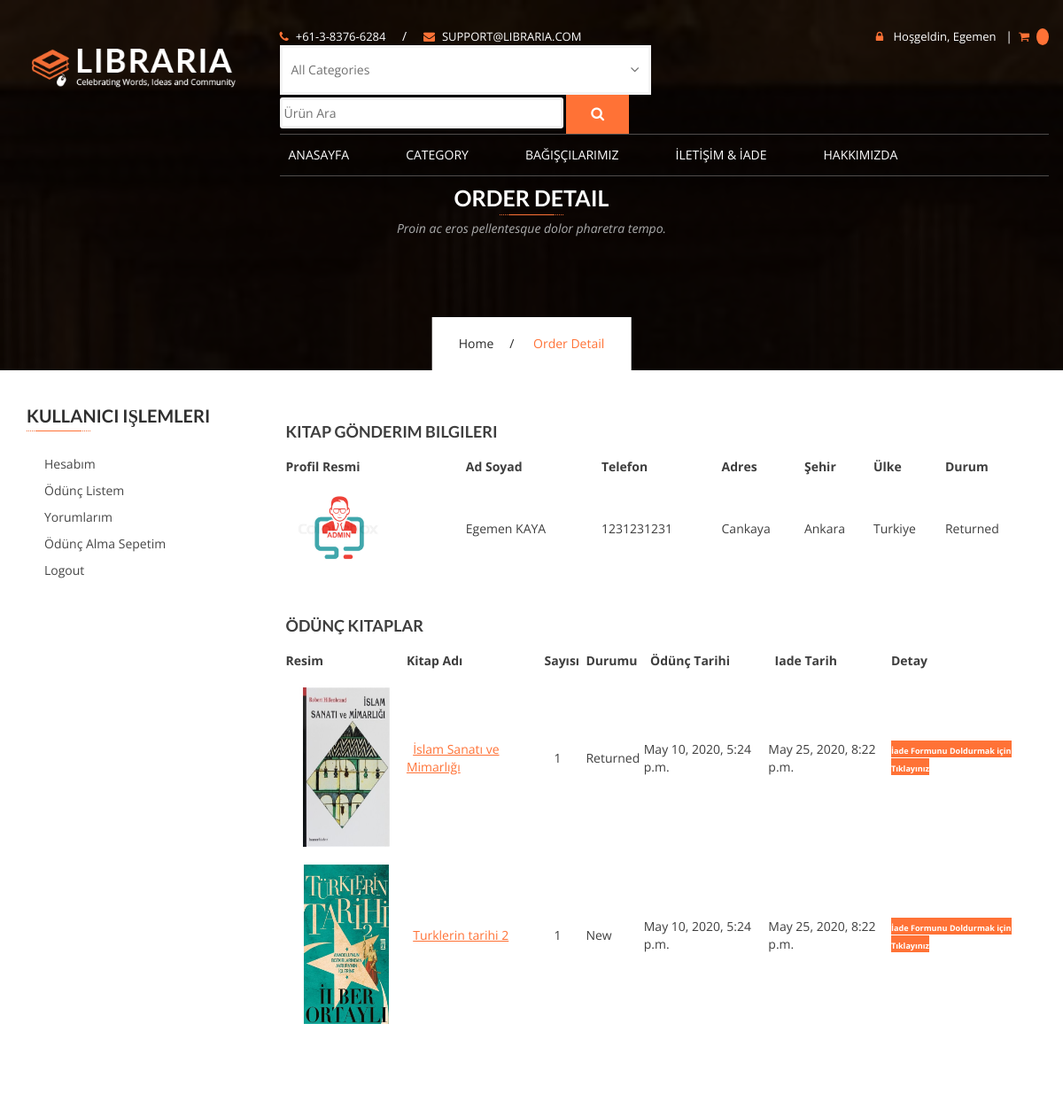
The app's page /user/orderdetail/30 (signed in, upper part), older data.
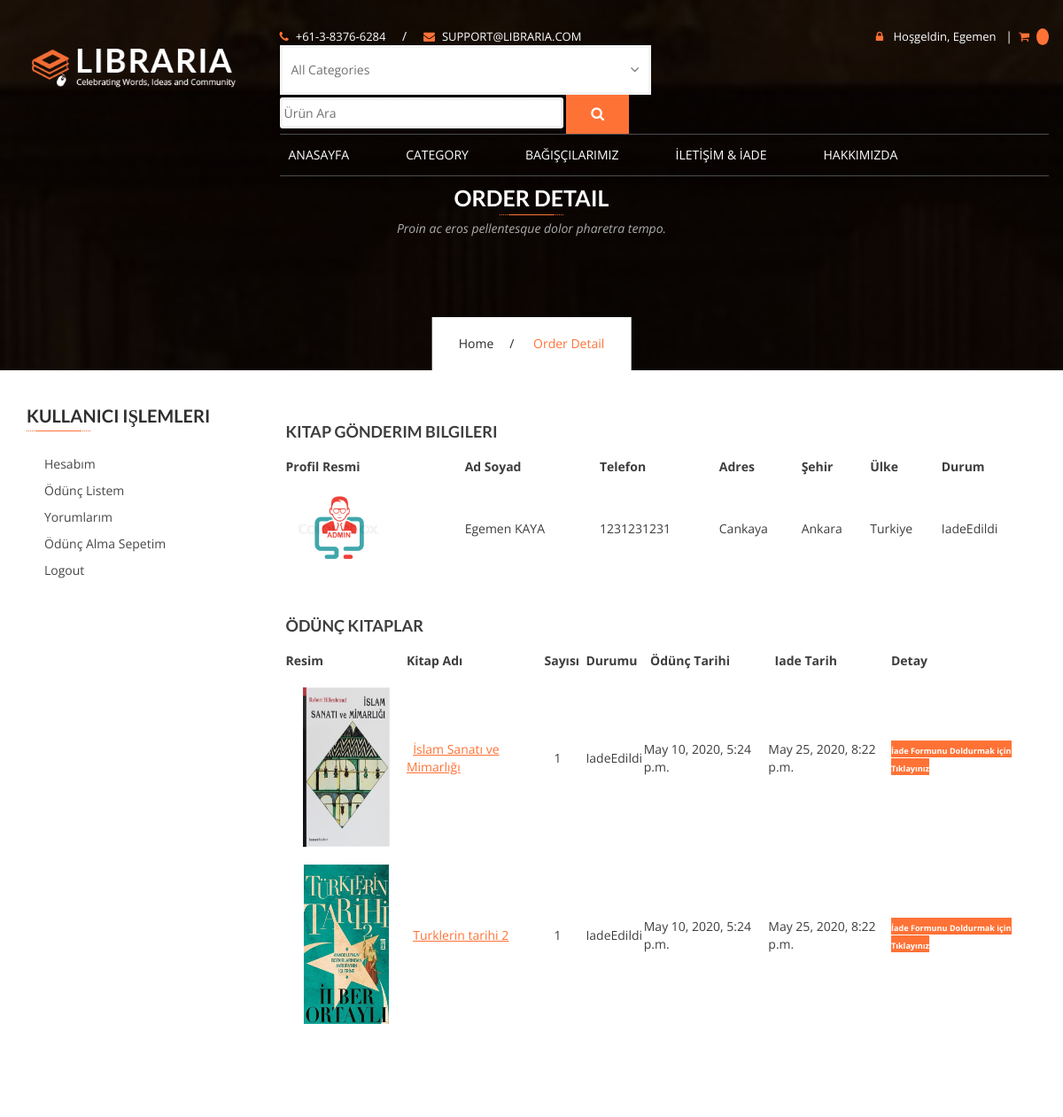
The same page, newer data.
### order/models.py (models this page shows, shortened)
class Order(models.Model):
    STATUS = (
        ('New','New'),
        ('Kabul', 'Kabul'),
        ('IadeEdildi', 'IadeEdildi'),
        ('Iptal', 'Iptal'),
    )
    user = models.ForeignKey(User, on_delete=models.SET_NULL, null=True)
    code = models.CharField(max_length=5, editable=False)
    first_name = models.CharField(max_length=30)
    last_name = models.CharField(max_length=30)
    phone = models.CharField(blank=True, max_length=20)
    address = models.CharField(blank=True, max_length=150)
    city = models.CharField(blank=True, max_length=20)
    country = models.CharField(blank=True, max_length=20)
    total = models.FloatField()
    status = models.CharField(max_length=10, choices=STATUS, default='New')
    ip = models.CharField(blank=True, max_length=20)
    create_at = models.DateTimeField(auto_now_add=True)
    update_at = models.DateTimeField(auto_now=True)
    teslim_tarih = models.DateTimeField(default=datetime.now() + timedelta(days=15))

class OrderProduct(models.Model):
    STATUS = (
        ('New','New'),
        ('Kabul', 'Kabul'),
        ('IadeEdildi', 'IadeEdildi'),
        ('Iptal', 'Iptal'),
    )
    order = models.ForeignKey(Order,on_delete=models.CASCADE)
    user = models.ForeignKey(User, on_delete=models.CASCADE)
    product = models.ForeignKey(Product, on_delete=models.CASCADE)
    quantity = models.IntegerField()
    status = models.CharField(max_length=10, choices=STATUS, default='New')
    create_at = models.DateTimeField(auto_now_add=True)
    update_at = models.DateTimeField(auto_now=True)
    teslim_tarih = models.DateTimeField(default=datetime.now()+timedelta(days=15))

### books/models.py (models this page shows, shortened)
class Product(models.Model):
    STATUS = (
        ('True', 'Evet'),
        ('False', 'Hayır'),
    )
    category = models.ForeignKey(Category,on_delete=models.CASCADE)
    title = models.CharField(max_length=150)
    keywords = models.CharField(blank=True,max_length=255)
    description = models.CharField(blank=True,max_length=255)
    image = models.ImageField(blank=True, upload_to='images/')
    amount = models.IntegerField()
    slug = models.SlugField(null=False,unique=True)
    detail = RichTextUploadingField()
    status = models.CharField(max_length=10,choices=STATUS)
    create_at = models.DateTimeField(auto_now_add=True)
    update_at = models.DateTimeField(auto_now=True)
    def image_tag(self):
        return mark_safe('<img src="{}" height="50"/>'.format(self.image.url))
    image_tag.short_description = 'Image'

### user/views.py (the view)
# urls.py: path('orderdetail/<int:id>',views.orderdetail, name='orderdetail'),
@login_required(login_url='/login')
def orderdetail(request,id):
    category = Category.objects.all()
    current_user = request.user
    profile = UserProfile.objects.get(user_id=current_user.id)
    order = Order.objects.get(user_id=current_user.id, id=id)
    orderitems = OrderProduct.objects.filter(order_id=id)
    context = {
        'category': category,
        'order': order,
        'orderitems': orderitems,
        'profile': profile
    }
    return render(request, 'user_order_detail.html', context)

### user/templates/user_order_detail.html (shortened to what the changed rows need)
{% extends "homebase.html" %}
{% block content %}
        <section class="page-banner services-banner">
            <div class="container">
                <div class="banner-header">
                    <h2>Order Detail</h2>
                </div>
            </div>
        </section>
        <div id="content" class="site-content">
            <div id="primary" class="content-area">
                <main id="main" class="site-main">
                    <div class="main-news-list">
                        <div class="container">
                            <div class="row">
                                <div class="col-md-9 col-md-push-3"><br><br><br>
                                <table class="event-table cart">
                                                        <thead>
                                                            <tr>
                                                                <th class="product-name">Profil Resmi</th>
                                                                <th class="product-name">Ad Soyad</th>
                                                                <th class="product-name">Telefon</th>
                                                                <th class="product-name">Adres</th>
                                                                <th class="product-name">Şehir</th>
                                                                <th class="product-name">Ülke</th>
                                                                <th class="product-name">Durum</th>
                                                            </tr>
                                                        </thead>
                                                        <tbody>
                                                            <tr>
                                                                <td data-title="date-time">
                                                                    <img src="{{ profile.image.url }}" style="width: 120px;height: 120px">
                                                                </td>
                                                                <td data-title="event">
                                                                    {{order.first_name}} {{ order.last_name }}
                                                                </td>
                                                                <td data-title="event">
                                                                    {{order.phone}}
                                                                </td>
                                                                <td data-title="event">
                                                                    {{ order.address }}
                                                                </td>
                                                                <td data-title="event">
                                                                    {{ order.city }}
                                                                </td>
                                                                <td data-title="event">
                                                                    {{ order.country }}
                                                                </td>
                                                                <td data-title="event">
                                                                    {{ order.status }}
                                                                </td>
                                                            </tr>
                                                        </tbody>
                                                    </table>
                                        <table class="event-table cart">
                                                        <thead>
                                                            <tr>
                                                                <th class="product-name">Resim&nbsp;</th>
                                                                <th class="product-name">Kitap Adı&nbsp;</th>
                                                                <th class="product-name">Sayısı&nbsp;&nbsp; </th>
                                                                <th class="product-name">Durumu&nbsp;&nbsp; </th>
                                                                <th class="product-name">&nbsp;&nbsp;Ödünç Tarihi</th>
                                                                <th class="product-name">&nbsp;&nbsp;Iade Tarih</th>
                                                                <th class="product-name">Detay</th>
                                                            </tr>
                                                        </thead>
                                                        <tbody>
                                                        {% for rs in orderitems %}
                                                            <tr>
                                                                <td data-title="date-time"><br><a href="/product/{{ rs.product_id }}/{{ rs.product.slug }}"><img src="{{ rs.product.image.url }}" style="width: 150px;height: 180px"></a></td>
                                                                <td data-title="date-time"><a href="/product/{{ rs.product_id }}/{{ rs.product.slug }}">&nbsp;&nbsp;<u>{{ rs.product.title }}</u></a></td>
                                                                <td data-title="date-time">&nbsp;&nbsp;&nbsp;{{ rs.quantity }}</td>
                                                                <td data-title="date-time">{{ rs.status }}</td>
                                                                <td data-title="date-time">{{ rs.create_at }}</td>
                                                                <td data-title="date-time">{{ rs.teslim_tarih }}</td>
                                                                <td data-title="date-time"><a class="btn-primary" href="/iletisim "><small><b>İade Formunu Doldurmak için Tıklayınız</b></small></a></td>
                                                            </tr>
                                                        {% endfor %}
                                                        </tbody>
                                                    </table>
                                </div>
                                {% include "user_panel.html" %}
                            </div>
                        </div>
                    </div>
            </div>
 {% endblock %}

Row changes from the older to the newer data that the page shows:
changed Order "Egemen": status "Returned" → "IadeEdildi"
changed OrderProduct "İslam Sanatı ve Mimarlığı": status "Returned" → "IadeEdildi"
changed OrderProduct "Turklerin tarihi 2": status "New" → "IadeEdildi"
